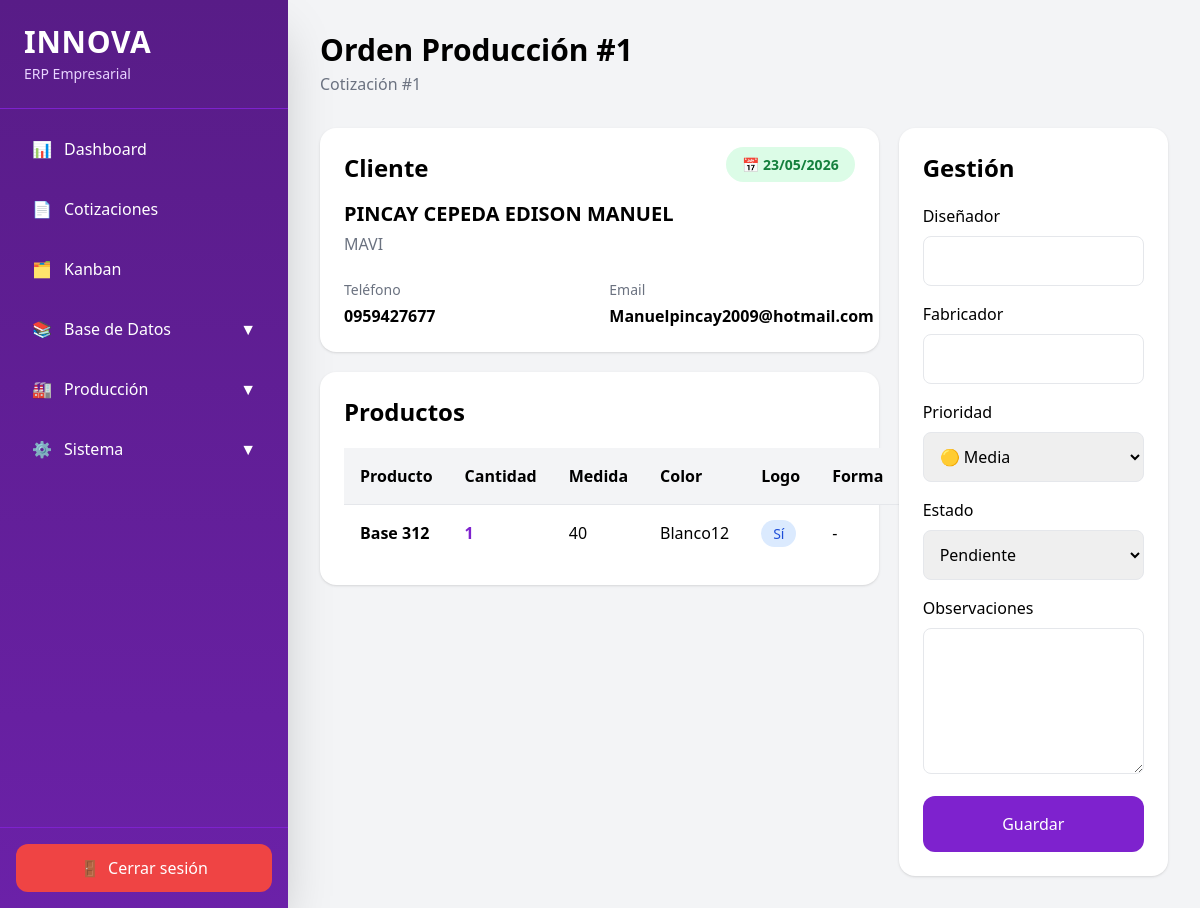
Screenshot of /production/1 (signed in) with the database file from the repository.
### app/models/production_order.py (models this page shows)
class ProductionOrder(Base):
    __tablename__ = "production_orders"
    id = Column(
        Integer,
        primary_key=True
    )
    quotation_id = Column(
        Integer,
        ForeignKey("quotations.id")
    )
    delivery_date = Column(Date)
    priority = Column(
        String,
        default="media"
    )
    designer = Column(String)
    fabricator = Column(String)
    priority = Column(String)
    status = Column(String)
    observations = Column(String)
    delivery_date = Column(DateTime)
    created_at = Column(
        DateTime,
        default=datetime.utcnow
    )
    quotation = relationship("Quotation")

### app/models/client.py (models this page shows)
class Client(Base):
    __tablename__ = "clients"
    id = Column(Integer, primary_key=True, index=True)
    name = Column(String)
    company = Column(String)
    ruc_ci = Column(String)
    phone = Column(String)
    email = Column(String)
    address = Column(Text)
    client_type = Column(String)
    observations = Column(Text)

### app/models/quotation_item.py (models this page shows)
class QuotationItem(Base):
    __tablename__ = "quotation_items"
    id = Column(
        Integer,
        primary_key=True,
        index=True
    )
    quotation_id = Column(
        Integer,
        ForeignKey("quotations.id")
    )
    product_id = Column(
        Integer,
        ForeignKey("products.id"),
        nullable=True
    )
    quantity = Column(Integer)
    detail = Column(String)
    measure = Column(String)
    shape = Column(String)
    color = Column(String)
    logo = Column(String)
    unit_price = Column(Float)
    total = Column(Float)
    product = relationship(
        "Product"
    )

### app/routes/production.py (the view)
@router.get(
    "/{order_id}",
    response_class=HTMLResponse
)
async def production_detail(
    order_id: int,
    request: Request,
    db: Session = Depends(get_db)
):
    user = role_required(
        request,
        ["admin", "produccion"]
    )
    if isinstance(user, RedirectResponse):
        return user
    order = db.query(
        ProductionOrder
    ).filter(
        ProductionOrder.id == order_id
    ).first()
    return templates.TemplateResponse(
        request=request,
        name="production_detail.html",
        context={
            "order": order
        }
    )

### app/templates/production_detail.html (shortened to what this page needs)
{% extends 'base.html' %}
{% block content %}
<div class="flex justify-between items-center mb-8">
    <div>
        <h1 class="text-3xl font-bold">
            Orden Producción #{{ order.id }}
        </h1>
        <div class="text-gray-500 mt-1">
            Cotización #{{ order.quotation_id }}
        </div>
    </div>
</div>
<div class="grid grid-cols-3 gap-5">
<div class="col-span-2 space-y-5">
<div class="bg-white p-6 rounded-2xl shadow">
    <div class="flex justify-between items-start">
        <div>
            <h2 class="text-2xl font-bold">
                Cliente
            </h2>
            <div class="mt-4">
                <div class="text-xl font-semibold">
                    {{ order.quotation.client.name }}
                </div>
                {% if order.quotation.client.company %}
                <div class="text-gray-500 mt-1">
                    {{ order.quotation.client.company }}
                </div>
                {% endif %}
            </div>
        </div>
        <div>
            {% if order.delivery_date %}
            <span class="bg-green-100 text-green-700 px-4 py-2 rounded-full text-sm font-semibold">
                📅 {{ order.delivery_date.strftime('%d/%m/%Y') }}
            </span>
            {% endif %}
        </div>
    </div>
    <div class="grid grid-cols-2 gap-5 mt-6">
        <div>
            <div class="text-gray-500 text-sm">
                Teléfono
            </div>
            <div class="font-semibold mt-1">
                {{ order.quotation.client.phone or '-' }}
            </div>
        </div>
        <div>
            <div class="text-gray-500 text-sm">
                Email
            </div>
            <div class="font-semibold mt-1">
                {{ order.quotation.client.email or '-' }}
            </div>
        </div>
    </div>
</div>
        <div class="bg-white p-6 rounded-2xl shadow">
            <h2 class="text-2xl font-bold mb-5">
                Productos
            </h2>
            <table class="w-full">
                <thead class="bg-gray-100">
    <tr>
        <th class="text-left p-4">
            Producto
        </th>
        <th class="text-left p-4">
            Cantidad
        </th>
        <th class="text-left p-4">
            Medida
        </th>
        <th class="text-left p-4">
            Color
        </th>
        <th class="text-left p-4">
            Logo
        </th>
        <th class="text-left p-4">
            Forma
        </th>
    </tr>
</thead>
<tbody>
    {% for item in order.quotation.items %}
    <tr class="border-t hover:bg-gray-50 transition">
        <td class="p-4">
            <div class="font-semibold">
                {{ item.detail }}
            </div>
        </td>
        <td class="p-4 font-bold text-purple-700">
            {{ item.quantity }}
        </td>
        <td class="p-4">
            {{ item.measure or '-' }}
        </td>
        <td class="p-4">
            {{ item.color or '-' }}
        </td>
        <td class="p-4">
            {% if item.logo %}
            <span class="bg-blue-100 text-blue-700 px-3 py-1 rounded-full text-sm">
                Sí
            </span>
            {% else %}
            <span class="bg-gray-100 text-gray-700 px-3 py-1 rounded-full text-sm">
                No
            </span>
            {% endif %}
        </td>
        <td class="p-4">
            {{ item.shape or '-' }}
        </td>
    </tr>
    {% endfor %}
</tbody>
            </table>
        </div>
    </div>
    <div>
        <form
            action="/production/{{ order.id }}/update/"
            method="POST"
            class="bg-white p-6 rounded-2xl shadow"
        >
            <h2 class="text-2xl font-bold mb-5">
                Gestión
            </h2>
            <div class="mb-4">
                <label class="block mb-2">
                    Diseñador
                </label>
                <input
                    type="text"
                    name="designer"
                    value="{{ order.designer or '' }}"
                    class="w-full border p-3 rounded-lg"
                >
            </div>
            <div class="mb-4">
                <label class="block mb-2">
                    Fabricador
                </label>
                <input
                    type="text"
                    name="fabricator"
                    value="{{ order.fabricator or '' }}"
                    class="w-full border p-3 rounded-lg"
                >
            </div>
            <div class="mb-4">
                <label class="block mb-2">
                    Prioridad
                </label>
                <select
    name="priority"
    class="w-full border p-3 rounded-lg"
>
    <option
        value="media"
        {% if order.priority == "media" %}
        selected
        {% endif %}
    >
        🟡 Media
    </option>
</select>
            </div>
            <div class="mb-4">
                <label class="block mb-2">
                    Estado
                </label>
                <select
                    name="status"
                    class="w-full border p-3 rounded-lg"
                >
                    <option value="pendiente">
                        Pendiente
                    </option>
                </select>
            </div>
            <div class="mb-4">
                <label class="block mb-2">
                    Observaciones
                </label>
                <textarea
                    name="observations"
                    rows="5"
                    class="w-full border p-3 rounded-lg"
                >{{ order.observations or '' }}</textarea>
            </div>
            <button
                class="w-full bg-purple-700 hover:bg-purple-800 text-white p-4 rounded-xl"
            >
                Guardar
            </button>
        </form>
    </div>
</div>
{% endblock %}

### rows the page displays
ProductionOrder: id "1", quotation_id "1", delivery_date "23/05/2026", priority "🟡 Media"
Client: quotation.client.name "PINCAY CEPEDA EDISON MANUEL", quotation.client.company "MAVI", quotation.client "0959427677", quotation.client "Manuelpincay2009@hotmail.com"
QuotationItem: detail "Base 312", quantity "1", measure "40", color "Blanco12", logo "Sí", shape "-"
